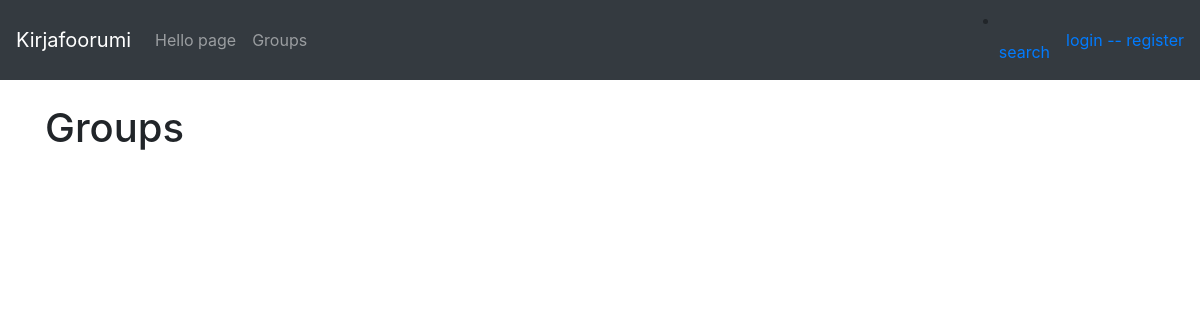
The app's page /groups/search/1, older data.
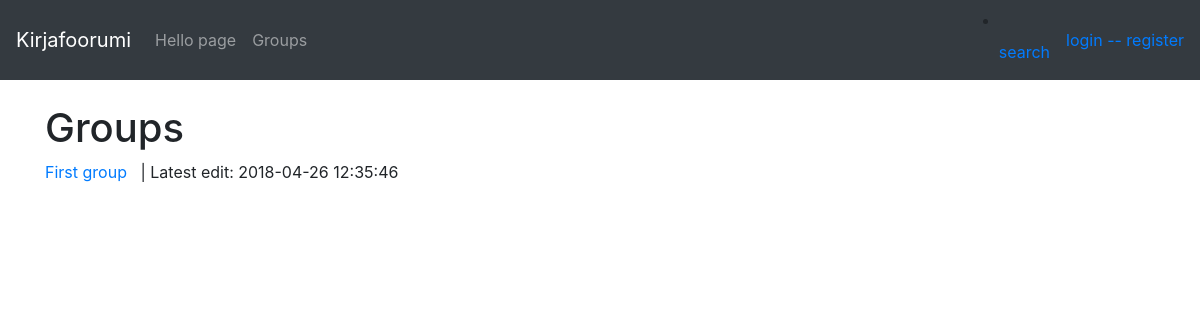
The same page, newer data.
### application/messages/models.py (models this page shows, shortened)
class Groups(Base):
    heading = db.Column(db.String(20), nullable=False)
    account_id = db.Column(db.Integer, db.ForeignKey('account.id'), nullable = False)
    book_id = db.Column(db.Integer, db.ForeignKey('book.id'))
    messages = db.relationship("Message", backref='Groups', lazy=True)

### application/messages/messages.py (the view)
@app.route("/groups/search/<category_id>")
def group_search_result(category_id):
    stmt = text("SELECT DISTINCT Groups.* FROM Groups, Group_category WHERE Groups.id = group_category.group_id AND group_category.category_id = :id ORDER BY groups.date_modified DESC").params(id=category_id)
    res = db.engine.execute(stmt)
    response = []
    for row in res:
        response.append({"id":row[0], "date_created":row[1], "date_modified":row[2], "heading":row[3], "account_id":row[4], "book_id":row[5]})
    return render_template("messages/groupSearch.html", groups = response)

### application/templates/messages/groupSearch.html (shortened to what this page needs)
{% extends "layout.html" %}
{% block body %}
<h1>Groups</h1>
    {% for group in groups %}
    <p>
        <a href="{{ url_for('group_messages', group_id= group.id) }}"> {{ group.heading }} </a>
        &nbsp; | Latest edit: {{ group.date_modified }} &nbsp;
    </p>
    {% endfor %}
{% endblock %}

Row changes from the older to the newer data that the page shows:
added Groups: heading "First group", date_modified "2018-04-26 12:35:46"
